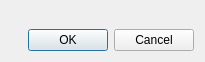
<?xml version="1.0" encoding="UTF-8"?>
<ui version="4.0">
 <author>Patrick Ziegler</author>
 <class>MediaCopierDialogSlim</class>
 <widget class="QDialog" name="MediaCopierDialogSlim">
  <property name="geometry">
   <rect>
    <x>0</x>
    <y>0</y>
    <width>205</width>
    <height>62</height>
   </rect>
  </property>
  <layout class="QVBoxLayout" name="verticalLayout">
   <item>
    <widget class="MediaCopierParamWidget" name="param" native="true"/>
   </item>
   <item>
    <widget class="QDialogButtonBox" name="dialogButtonBox">
     <property name="standardButtons">
      <set>QDialogButtonBox::Cancel|QDialogButtonBox::Ok</set>
     </property>
    </widget>
   </item>
  </layout>
 </widget>
 <customwidgets>
  <customwidget>
   <class>MediaCopierParamWidget</class>
   <extends>QWidget</extends>
   <header>widgets/MediaCopierParamWidget.hpp</header>
   <container>1</container>
  </customwidget>
 </customwidgets>
 <resources/>
 <connections/>
</ui>
